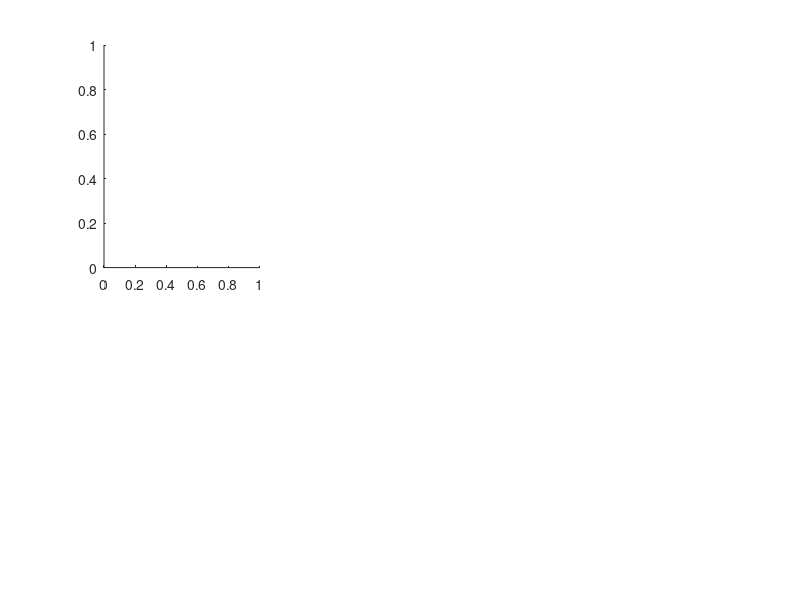

Recreate this plot in MATLAB. (Note: this script raises an error after producing the figure.)
%% Prepare Space
clear; clc;


%% Figure 1
az = -175; el = 10;         % Views
Xs = [[-1 0 1 0];...
      [-1 1 -1 0];...
	  [0 0 0 1]]*.68;
Us1 = [[-1.0  0.0  1.0  0.0];...
       [-1.0  1.0 -1.0  0.0];...
       [0.0  0.0  0.0  1.0]]*.4;
Us2 = [[0.7 -0.4  1.2 -0.2];...
       [1.0 -0.2 -0.5  0.9];...
       [-1.0  0.0  0.0  0.0]]*.4;
Us3 = [[0.7 0.4  1.2 -0.2];...
       [1.0 -0.2  0.0  0.9];...
       [-0.0  0.5  0.2  0.0]]*.4;

fig = figure(1); clf;
subplot(6,3,[1 4 7]);
visualize_conic(Xs, cat(3,Us1,Us2), [-1 1; -1 1; -1 1]*1.8, [100 100 100], 0, 1, 0);
axis(1.2*[-1 1 -1 1 -1 1]);
view(az, el); camlight(50, 30); lighting gouraud; material([.4 1 0]);

subplot(6,3,[1 4 7]+1);
visualize_conic(Xs, cat(3,Us1,-.4*Us1+Us2), [-1 1; -1 1; -1 1]*1.8, [100 100 100], 0, 1, 0);
axis(1.2*[-1 1 -1 1 -1 1]);
view(az, el); camlight(50, 30); lighting gouraud; material([.4 1 0]);

subplot(6,3,[1 4 7]+2);
visualize_conic(Xs, cat(3,Us1,-.8*Us1+Us2), [-1 1; -1 1; -1 1]*1.8, [100 100 100], 0, 1, 0);
axis(1.2*[-1 1 -1 1 -1 1]);
view(az, el); camlight(50, 30); lighting gouraud; material([.4 1 0]);

subplot(6,3,[1 4 7]+9);
visualize_conic(Xs, cat(3,Us1,Us3), [-1 1; -1 1; -1 1]*1.8, [100 100 100], 0, 1, 0);
axis(1.2*[-1 1 -1 1 -1 1]);
view(az, el); camlight(50, 30); lighting gouraud; material([.4 1 0]);

subplot(6,3,[1 4 7]+10);
visualize_conic(Xs, cat(3,Us1,+.2*Us1+Us3), [-1 1; -1 1; -1 1]*1.8, [100 100 100], 0, 1, 0);
axis(1.2*[-1 1 -1 1 -1 1]);
view(az, el); camlight(50, 30); lighting gouraud; material([.4 1 0]);

subplot(6,3,[1 4 7]+11);
visualize_conic(Xs, cat(3,Us1,+.4*Us1+Us3), [-1 1; -1 1; -1 1]*1.8, [100 100 100], 0, 1, 0);
axis(1.2*[-1 1 -1 1 -1 1]);
view(az, el); camlight(50, 30); lighting gouraud; material([.4 1 0]);


% Size and Save Figure
fName = 'space_set';
set(gcf, 'Renderer', 'opengl'); 
fig.PaperPositionMode = 'manual';
fig.PaperUnits = 'inches';
fig.PaperPosition = [0 0 8.2 4.5];
fig.PaperSize = [8.2 4.5];
% print(['Figures\' fName], '-dpng','-r1500');


%% Figure 2
% Positions
XsSSS = [[-1 -1 1 1];...
         [-1 1 1 -1]];
% Motions
UsSSS = zeros(2,4,2);
UsSSS(:,:,1) = [[-1 -1 1 1];...
               [-1 1 1 -1]]/2;
UsSSS(:,:,2) = [[.2 1 -1 -.2];...
               [-1 .5 .5 -1]]/2;
% Module Connectivity
conn = [1 1; 2 1; 3 1];
% Initial Position Conditions
Xu0 = [-1 -1 1 1;...
       -1 0 0 -1];
   
% Visualize Intersections and Place Nodes
fig = figure(2); clf;
subplot(4,3,[1,4]);
visualize_conic(XsSSS(:,[2 3 4]), UsSSS(:,[2 3 4],:), [-1 1; -1 1]*2, [100 100], 0, 1, 1);
[XuSSS1, fV] = construct_network(XsSSS(:,[2 3 4]), UsSSS(:,[2 3 4],:), Xu0(:,1), conn, 1);
axis(2*[-1 1 -1 1]);
subplot(4,3,[1,4]+1);
visualize_conic(XsSSS(:,[1 3 4]), UsSSS(:,[1 3 4],:), [-1 1; -1 1]*2, [100 100], 0, 1, 1);
[XuSSS2, fV] = construct_network(XsSSS(:,[1 3 4]), UsSSS(:,[1 3 4],:), Xu0(:,2), conn, 1);
axis(2*[-1 1 -1 1]);
subplot(4,3,[1,4]+6);
visualize_conic(XsSSS(:,[1 2 4]), UsSSS(:,[1 2 4],:), [-1 1; -1 1]*2, [100 100], 0, 1, 1);
[XuSSS3, fV] = construct_network(XsSSS(:,[1 2 4]), UsSSS(:,[1 2 4],:), Xu0(:,3), conn, 1);
axis(2*[-1 1 -1 1]);
subplot(4,3,[1,4]+7);
visualize_conic(XsSSS(:,[1 2 3]), UsSSS(:,[1 2 3],:), [-1 1; -1 1]*2, [100 100], 0, 1, 1);
[XuSSS4, fV] = construct_network(XsSSS(:,[1 2 3]), UsSSS(:,[1 2 3],:), Xu0(:,4), conn, 1);
axis(2*[-1 1 -1 1]);
XuSSS = [XuSSS1 XuSSS2 XuSSS3 XuSSS4];
connSSS = [2 1; 3 1; 4 1; 1 2; 3 2; 4 2; 1 3; 2 3; 4 3; 1 4; 2 4; 3 4];
subplot(4,3,[1,4]+5)
visualize_network(XsSSS, XuSSS, connSSS);
axis(2*[-1 1 -1 1]);
[S, Xd] = rigidity(XsSSS, XuSSS, connSSS);


% Size and Save Figure
fName = 'pre_stress';
set(gcf, 'Renderer', 'opengl'); 
fig.PaperPositionMode = 'manual';
fig.PaperUnits = 'inches';
fig.PaperPosition = [0 0 8.2 4.1];
fig.PaperSize = [8.2 4.1];
% print(['Figures\' fName], '-dpng','-r1500');


%% Figure 3
% Positions
XsSSS = [[-1 -1 1 1];...
         [-1 1 1 -1]];
% Motions
UsSSS2 = zeros(2,4,2);
UsSSS2(:,:,1) = [[-1 -1 1 1];...
                 [-1 1 1 -1]]/2;
UsSSS2(:,:,2) = [[.2 -1 1 -.2];...
                 [-1 .5 .5 -1]]/2;
% Module Connectivity
conn = [1 1; 2 1; 3 1];
% Initial Position Conditions
Xu0 = [sqrt(2) 0 0 -sqrt(2);...
       0       1 1  0];
             
% Visualize Intersections and Place Nodes
fig = figure(3); clf;
subplot(4,3,[1,4]);
visualize_conic(XsSSS(:,[2 3 4]), UsSSS2(:,[2 3 4],:), [-1 1; -1 1]*2, [100 100], 0, 1, 1);
[XuSSS1, fV] = construct_network(XsSSS(:,[2 3 4]), UsSSS2(:,[2 3 4],:), Xu0(:,1), conn, 1);
axis(2*[-1 1 -1 1]);
subplot(4,3,[1,4]+1);
visualize_conic(XsSSS(:,[1 3 4]), UsSSS2(:,[1 3 4],:), [-1 1; -1 1]*2, [100 100], 0, 1, 1);
[XuSSS2, fV] = construct_network(XsSSS(:,[1 3 4]), UsSSS2(:,[1 3 4],:), Xu0(:,2), conn, 1);
axis(2*[-1 1 -1 1]);
subplot(4,3,[1,4]+6);
visualize_conic(XsSSS(:,[1 2 4]), UsSSS2(:,[1 2 4],:), [-1 1; -1 1]*2, [100 100], 0, 1, 1);
[XuSSS3, fV] = construct_network(XsSSS(:,[1 2 4]), UsSSS2(:,[1 2 4],:), Xu0(:,3), conn, 1);
axis(2*[-1 1 -1 1]);
subplot(4,3,[1,4]+7);
visualize_conic(XsSSS(:,[1 2 3]), UsSSS2(:,[1 2 3],:), [-1 1; -1 1]*2, [100 100], 0, 1, 1);
[XuSSS4, fV] = construct_network(XsSSS(:,[1 2 3]), UsSSS2(:,[1 2 3],:), Xu0(:,4), conn, 1);
axis(2*[-1 1 -1 1]);
XuSSS = [XuSSS1 XuSSS2 XuSSS3 XuSSS4];
connSSS = [2 1; 3 1; 4 1; 1 2; 3 2; 4 2; 1 3; 2 3; 4 3; 1 4; 2 4; 3 4];
subplot(4,3,[1,4]+5)
visualize_network(XsSSS, XuSSS, connSSS);
axis(2*[-1 1 -1 1]);

[S, Xd] = rigidity(XsSSS, XuSSS, connSSS);
[V, U] = eig(S);
xdotp = reshape(Xd*V*[sqrt(-U(2,2)/U(1,1)); 1],8,2);
xdotn = reshape(Xd*V*[-sqrt(-U(2,2)/U(1,1)); 1],8,2);

XsSSSp = XsSSS + 0.00001*xdotp(1:4,:)';
XuSSSp = XuSSS + 0.00001*xdotp(5:8,:)';
XsSSSn = XsSSS + 0.00001*xdotn(1:4,:)';
XuSSSn = XuSSS + 0.00001*xdotn(5:8,:)';

[XMp, fCp] = sim_motion(XsSSSp, XuSSSp, connSSS, .01, 200, xdotp,1);
[XMp, fCp] = sim_motion(XsSSSp, XuSSSp, connSSS, .01, 200, -xdotp,1);
[XMp, fCp] = sim_motion(XsSSSn, XuSSSn, connSSS, .01, 100, xdotn,1);
[XMp, fCp] = sim_motion(XsSSSn, XuSSSn, connSSS, .01, 100, -xdotn,1);

hold on;
quiver([XsSSS(1,:) XuSSS(1,:)], [XsSSS(2,:) XuSSS(2,:)],...
        -xdotp(:,1)', -xdotp(:,2)', 0, 'color', [76 187 23]/255);
quiver([XsSSS(1,:) XuSSS(1,:)], [XsSSS(2,:) XuSSS(2,:)],...
        -xdotn(:,1)', -xdotn(:,2)', 0, 'color', [50 255 50]/255);
hold off;

% Size and Save Figure
fName = 'branching';
set(gcf, 'Renderer', 'opengl'); 
fig.PaperPositionMode = 'manual';
fig.PaperUnits = 'inches';
fig.PaperPosition = [0 0 8.2 4.1];
fig.PaperSize = [8.2 4.1];
% print(['Figures\' fName], '-dpng','-r1500');


%% Figure 4
% Initial and Final Positions for 1 Module
Xs0 = 0.5*[-1 -1 1 1;...
           -1 1 1 -1];
XsT = Xs0/0.5;
% Connectivity for 1 Module
conn = [1 1; 2 1; 3 1; 4 1; 1 2; 2 2; 3 2; 4 2];
% Guess for Unspecified Node Position
x0 = [-sqrt(2) sqrt(2);...
       0       0];

fig = figure(4); clf;
% a: Finite Solution Space
subplot(4,5,[1 6])
visualize_conic_finite(Xs0, XsT, [-1 1; -1 1]*3, [100; 100],4, .75, .85);
axis(1.6*[-1 1 -1 1]);

% b: Finite Network and Motion
subplot(4,5,[1 6] + 10); cla;
[Xu, fV] = construct_network_finite(Xs0, XsT, x0, conn, 0);
[XMot, fC] = sim_motion(Xs0, Xu(1:2,:), conn, .01, 200, [Xs0 Xu(1:2,:)],1);
hold on;
plot(XsT(1,:), XsT(2,:), 'wo', 'markersize', 4, 'linewidth', 4);
plot(Xu(3,:), Xu(4,:), 'wo', 'markersize', 4, 'linewidth', 4);
plot(XsT(1,:), XsT(2,:), 'o', 'markersize', 7, 'linewidth', 1, 'color', [255 100 100]/255);
plot(Xu(3,:), Xu(4,:), 'o', 'markersize', 7, 'linewidth', 1, 'color', [100 100 255]/255);
hold off;
axis(1.6*[-1 1 -1 1]);

% c: Tesselate Network
subplot(4,5,[2 3 7 8 12 13 17 18]); cla;
[XsT, XuT, connT] = tesselate_network(Xs0, Xu(1:2,:), conn, [1 1]', [4 4]');
visualize_network(XsT, XuT, connT);
[XMot1, fC] = sim_motion(XsT, XuT, connT, .1, 170, [XsT XuT], 0);
axis(4*1.4*[-.5 1 -.5 1]);

% d: Expanded Network
subplot(4,5,[2 3 7 8 12 13 17 18]+2); cla;
visualize_network(XMot1(:,1:size(XsT,2),end), XMot1(:,[1:size(XuT,2)]+size(XsT,2),end), connT);
axis(4*1.4*[-.5 1 -.5 1]);

% Size and Save Figure
fName = 'tesselate_finite';
set(gcf, 'Renderer', 'opengl'); 
fig.PaperPositionMode = 'manual';
fig.PaperUnits = 'inches';
fig.PaperPosition = [0 0 8.2 2.6]*1;
fig.PaperSize = [8.2 2.6]*1;
% print(['Figures\' fName], '-dpng','-r1500');


%% Figure 5
Xs0 = [-sqrt(3)/2 0 sqrt(3)/2;...
       -1/2       1 -1/2];
XsT1 = 1.5*[-sqrt(3)/2 0 sqrt(3)/2;...
            -1/2       1 -1/2];
XsT2 = [-1/2 0 1/2;...
        -1/2 1.5 -1/2];
X0 = [-0.6  0.6  0.4;...
      -1.0 -1.0  1.6];
conn = [1 1; 1 2; 1 3; 2 1; 2 2; 2 3; 3 1; 3 2; 3 3];

fig = figure(5); clf;
subplot(1,8,[1 2]);
visualize_conic_finite(Xs0, XsT1, [-2 2; -2 2], [100;100], 0,1,1);
axis(1.5*[-1 1 -1 1]);

subplot(1,8,[3 4]);
visualize_conic_finite(Xs0, XsT2, [-2 2; -2 2], [100;100], 0,1,1);
axis(1.5*[-1 1 -1 1]);

subplot(1,8,[5 6]);
% Construct Network
[Xu, fV] = construct_network_finite(Xs0, cat(3,XsT1,XsT2), X0, conn, 1);
Xu = Xu(1:2,:);
LVal = sqrt((Xs0(1,conn(:,1))-Xu(1,conn(:,2))).^2 +...
            (Xs0(2,conn(:,1))-Xu(2,conn(:,2))).^2);
[M, E] = sim_motion3D_congrad(Xs0, Xu, conn, LVal, 0.001, 1001, [1 3], XsT1(:,[1 3]), 1);
axis(1.5*[-1 1 -1 1]);

subplot(1,8,[7 8]);
construct_network_finite(Xs0, cat(3,XsT1,XsT2), X0, conn, 1);
Xu = Xu(1:2,:);
[M2, E2] = sim_motion3D_congrad(Xs0, Xu, conn, LVal, 0.001, 1001, [1 3], XsT2(:,[1 3]), 1);
axis(1.5*[-1 1 -1 1]);

% Size and Save Figure
fName = 'tristable';
set(gcf, 'Renderer', 'opengl'); 
fig.PaperPositionMode = 'manual';
fig.PaperUnits = 'inches';
fig.PaperPosition = [0 0 8.2 1.8]*1;
fig.PaperSize = [8.2 1.8]*1;
% print(['Figures\' fName], '-dpng','-r1500');


%% Figure 6
az = -170; el = 7;         % Views
C_SS = [100 100 255;...         % Color of Solution Space
        100 200 255]/255;       
% Positions and Motions
d = 3;
Xs = [[-1 0 1 0];...
      [-1 1 -1 0];...
	  [0 0 0 1]]*.68;
Us = [[-1.0  0.0 -0.6  0.0];...
      [-1.0  0.5  1.0  0.0];...
      [0.0  0.0  0.0  -1]]*.4;
% Initial Positions
x0 = [-.7 -.5 .8]'*.6;
% Connectivity
conn = [1 1; 2 1; 3 1; 4 1];

fig = figure(6); clf;
subplot(1,3,1);
visualize_conic(Xs, Us, [-1 1; -1 1; -1 1]*1.8, [100 100 100], 0, 1, 0);
[Xu1, fV] = construct_network(Xs, Us, x0, conn, 1);
axis(1.2*[-1 1 -1 1 -1 1]);
view(az, el);
camlight(50,30); lighting gouraud; material([.4 1 0]);

subplot(1,3,2);
% Get Conic Parameters
[Q, W, v0, err] = construct_conic(Xs, Us);
% Change basis
P = [W(1:d,:), v0(1:d);...
     zeros(1,d), 1]^-1;
Q = P'*Q*P;
pInd = 1;
% Get Q*
A = Q(1:3,1:3);
Qs = [A -A*Xu1(:,pInd); -Xu1(:,pInd)'*A Xu1(:,pInd)'*A*Xu1(:,pInd)];
% Create Mesh
[xx, yy, zz] = meshgrid(linspace(-1.8,1.8,100),...
                        linspace(-1.8,1.8,100),...
                        linspace(-1.8,1.8,100));
F = Q(1,1)*xx.^2 + Q(2,2)*yy.^2 + Q(3,3)*zz.^2 + Q(4,4)*1 +...
    2*Q(2,1)*xx.*yy + 2*Q(2,3)*yy.*zz + 2*Q(1,3)*xx.*zz +...
    2*Q(4,1)*xx + 2*Q(4,2)*yy + 2*Q(4,3)*zz;
Fs = Qs(1,1)*xx.^2 + Qs(2,2)*yy.^2 + Qs(3,3)*zz.^2 + Qs(4,4)*1 +...
     2*Qs(2,1)*xx.*yy + 2*Qs(2,3)*yy.*zz + 2*Qs(1,3)*xx.*zz +...
     2*Qs(4,1)*xx + 2*Qs(4,2)*yy + 2*Qs(4,3)*zz;
hold on;
fI = isosurface(xx, yy, zz, F, 0);
p = patch(fI);
isonormals(xx,yy,zz,F,p)
            p.FaceColor = C_SS(1,:);
            p.FaceAlpha = 0.5;
            p.EdgeColor = 'none';
fIs = isosurface(xx, yy, zz, Fs, 0);
ps = patch(fIs);
isonormals(xx,yy,zz,Fs,ps)
            ps.FaceColor = C_SS(2,:);
            ps.FaceAlpha = 0.5;
            ps.EdgeColor = 'none';
hold off;
construct_network(Xs, Us, x0(:,pInd), conn(1:4,:), 1);
axis(1.2*[-1 1 -1 1 -1 1]);
view(az, el);
camlight(50,30); lighting gouraud; material([.4 1 0]);

% Construct Network
f = cell(1,2);
F = @(x) ([x 1] * Q * [x 1]')^2 + ([x 1] * Qs * [x 1]')^2;
options = optimset('TolFun', 1e-32, 'TolX', 1e-32);
[Xuu1, fVal] = fminsearch(F, [.5 0 -.2], options);
[Xuu2, fVal] = fminsearch(F, [-.8 -.5 .3], options);
Xu = [Xu1 Xuu1' Xuu2'];
conn = [conn; 1 2; 2 2; 3 2; 4 2; 1 3; 2 3; 3 3; 4 3];
subplot(1,3,3);
construct_motion(Xs, Us, Xu, conn, 1, .01, [], [pInd 2; pInd 3]);
axis(1.2*[-1 1 -1 1 -1 1]);
view(az, el);
camlight(50,30); lighting gouraud; material([.4 1 0]);

% Size and Save Figure
fName = 'nonbipartite';
set(gcf, 'Renderer', 'opengl'); 
fig.PaperPositionMode = 'manual';
fig.PaperUnits = 'inches';
fig.PaperPosition = [0 0 8.2 2.1]*1;
fig.PaperSize = [8.2 2.1]*1;
% print(['Figures\' fName], '-dpng','-r1500');



